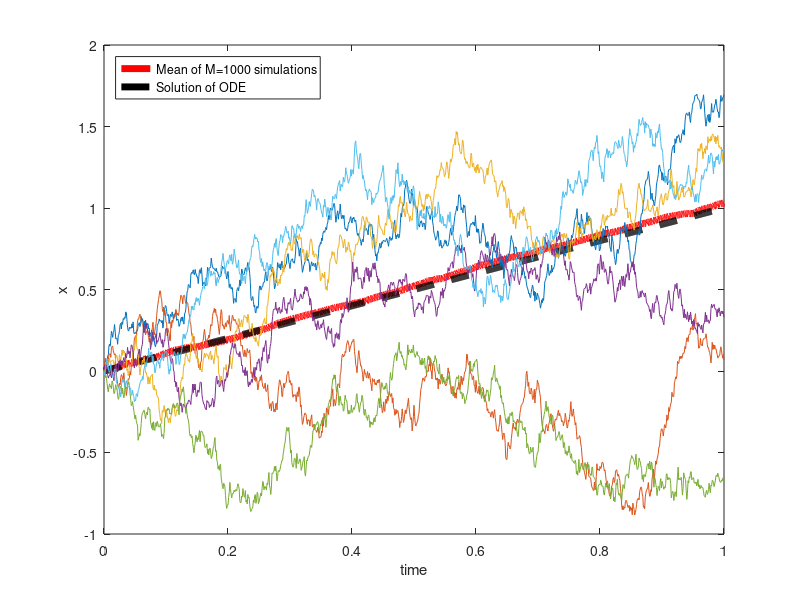

MATLAB code to generate this figure: (Note: this script raises an error after producing the figure.)
%This code is desgined to simulate the one-dimensional diffusion SDE
%8.21 in lecture 8
%By Kit Yates
%Created 07/11/15
%Last Modified 07/11/15

clear all
close all

% Define the number of repeats we will do
M=1000;

% Define the final time we will simulate to
T_final=1;

%Define the timestep for the simulations
delta_t=10^(-3);

%Define the diffusion coefficient
D=1;

%Define a vector of the time_points
time_vec=[0:delta_t:T_final];

%Define the  number of recording steps
num_rec_steps=T_final/delta_t;

%Define the vector which will reocrd the value of X at each time
%point
rec_vector_X=zeros(num_rec_steps+1,M);

%Define the initial condition for X
X_init=0;

%Write the initial condisiotn to this vector
rec_vector_X(1,:)=X_init*ones(1,M);

    %Define the initial time to be zero
    t=0;
    
   
    
    %Increment the vector of state variables
    rec_vector_X(2:end,:)=D*sqrt(delta_t)*cumsum(randn(num_rec_steps,M),1)+cumsum(delta_t*ones(num_rec_steps,M),1);
    
    %Find the mean value of X with time
    mean_X=mean(rec_vector_X,2);

    figure
    %Plot the mean of the stochastic trajectory for X
    [hXm]=plot(time_vec,mean_X,'r','linewidth',5);
    
    hold on
    
    %Plot the deterministic trajecotry for the mean of X
    [hXd]=plot(time_vec,delta_t*[0:1:num_rec_steps],'k--','linewidth',5);
    
%     Finally plot 6 realisations of the stochastic trajectories
    [hXs]=plot(time_vec,rec_vector_X(:,1:6));
    
    
    %make a legend for the figure
    legend([hXm,hXd],['Mean of M=',num2str(M),' simulations'],'Solution of ODE','location','NorthWest');
    
    %Set the x and y labels
    xlabel('time')
    ylabel('x')

    %
    exportfig(gcf,...
        ['diffusion_and_drift_trajectories_1_D.eps'],...
        'Format','eps2',...
        'Width','20',...
        'Color','cmyk',...
        'Resolution',300,...
        'FontMode','fixed',...
        'FontSize',21);
    %             'LineWidth',6);
    %Save as a .fig as well
    saveas(gcf,['diffusion_and_drift_trajectories_1_D.fig'],'fig');
    